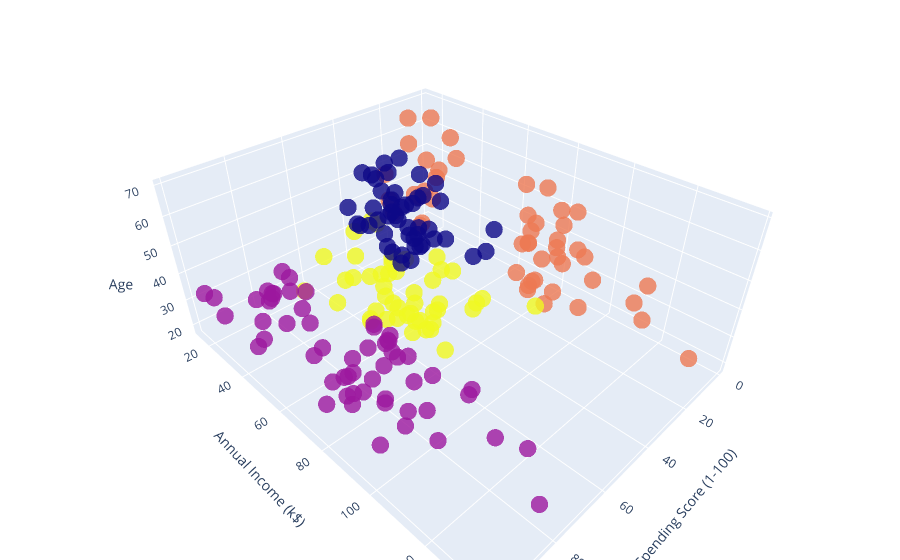

Here is the notebook cell this chart was saved with:
### Code cell
import plotly.graph_objs as go
import plotly.offline as pyo

# Create custom hover text
hover_text = (
    'Age: ' + data['Age'].astype(str) +
    '<br>Income: $' + data['Annual Income (k$)'].astype(str) + 'k' +
    '<br>Spending Score: ' + data['Spending Score (1-100)'].astype(str) +
    '<br>Age Class: ' + data['age_score_class'].astype(str)
)

# Create the 3D scatter plot
trace = go.Scatter3d(
    x=data['Spending Score (1-100)'],
    y=data['Annual Income (k$)'],
    z=data['Age'],
    mode='markers',
    text=hover_text,
    hoverinfo='text',
    marker=dict(
        color=data['age_score_class'],
        size=6,
        opacity=0.8
                )
)

# Layout
layout = go.Layout(
    scene=dict(
        xaxis_title='Spending Score (1-100)',
        yaxis_title='Annual Income (k$)',
        zaxis_title='Age'
    ),
    margin=dict(l=0, r=0, b=0, t=0)
)

# Combine and plot
fig = go.Figure(data=[trace], layout=layout)
pyo.iplot(fig)

### Figure 1 — Plotly figure (JSON) as saved in the notebook; plotly's stock layout.template omitted (floating-point values rounded to 4 significant figures; data arrays with more than 128 entries replaced by an {"elided": "..."} marker saying what was removed)
{"data": [{"hoverinfo": "text", "marker": {"color": {"elided": "200 int values"}, "opacity": 0.8, "size": 6}, "mode": "markers", "text": {"elided": "200 str values"}, "type": "scatter3d", "x": {"elided": "200 int values"}, "y": {"elided": "200 int values"}, "z": {"elided": "200 int values"}}], "layout": {"margin": {"b": 0, "l": 0, "r": 0, "t": 0}, "scene": {"xaxis": {"title": {"text": "Spending Score (1-100)"}}, "yaxis": {"title": {"text": "Annual Income (k$)"}}, "zaxis": {"title": {"text": "Age"}}}}}
